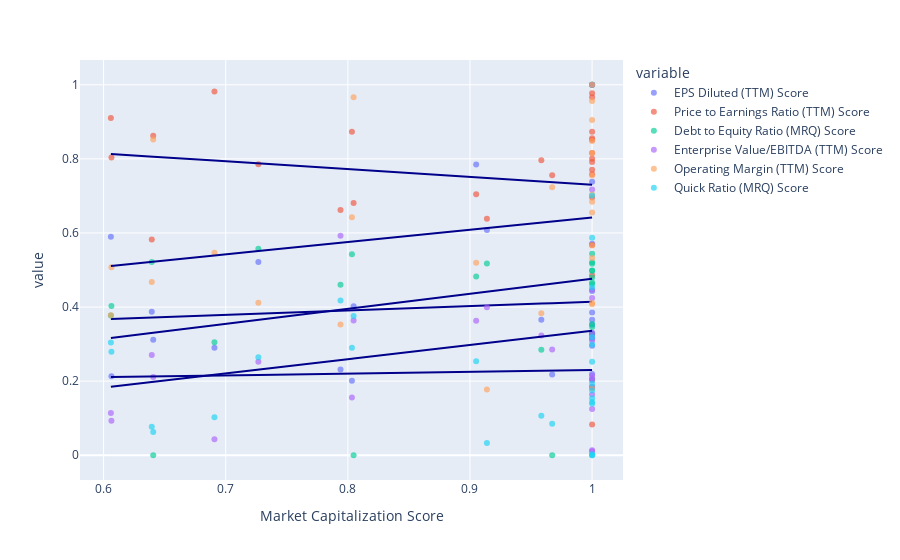

The notebook cell this image was saved under:
### Code cell
fig = px.scatter(
    top_50, x=target_y, y=predictors, opacity=0.65, trendline='ols',
    trendline_color_override='darkblue'
)

### Figure 1 — Plotly figure (JSON) as saved in the notebook; plotly's stock layout.template omitted (floating-point values rounded to 4 significant figures)
{"data": [{"hovertemplate": "variable=EPS Diluted (TTM) Score<br>Market Capitalization Score=%{x}<br>value=%{y}<extra></extra>", "legendgroup": "EPS Diluted (TTM) Score", "marker": {"color": "#636efa", "opacity": 0.65, "symbol": "circle"}, "mode": "markers", "name": "EPS Diluted (TTM) Score", "orientation": "v", "showlegend": true, "type": "scatter", "x": [1, 1, 1, 1, 1, 1, 1, 1, 1, 1, 1, 1, 1, 1, 0.9673, 0.9584, 0.9139, 0.9051, 0.8047, 0.8033, 0.794, 0.7267, 0.6908, 0.6406, 0.6395, 0.6064, 0.606], "xaxis": "x", "y": [0.3309, 0.4432, 0.366, 0.1851, 0.5706, 0.2195, 0.3525, 0.315, 0.7385, 0.3273, 0.1824, 0.3853, 0.2955, 1, 0.2182, 0.3654, 0.6078, 0.7846, 0.4022, 0.2013, 0.2314, 0.5216, 0.2901, 0.3119, 0.3875, 0.213, 0.5896], "yaxis": "y"}, {"hovertemplate": "<b>OLS trendline</b><br>value = 0.118748 * Market Capitalization Score + 0.295543<br>R<sup>2</sup>=0.007396<br><br>variable=EPS Diluted (TTM) Score<br>Market Capitalization Score=%{x}<br>value=%{y} <b>(trend)</b><extra></extra>", "legendgroup": "EPS Diluted (TTM) Score", "line": {"color": "darkblue"}, "marker": {"color": "#636efa", "symbol": "circle"}, "mode": "lines", "name": "EPS Diluted (TTM) Score", "showlegend": false, "type": "scatter", "x": [0.606, 0.6064, 0.6395, 0.6406, 0.6908, 0.7267, 0.794, 0.8033, 0.8047, 0.9051, 0.9139, 0.9584, 0.9673, 1, 1, 1, 1, 1, 1, 1, 1, 1, 1, 1, 1, 1, 1], "xaxis": "x", "y": [0.3675, 0.3676, 0.3715, 0.3716, 0.3776, 0.3818, 0.3898, 0.3909, 0.3911, 0.403, 0.4041, 0.4094, 0.4104, 0.4143, 0.4143, 0.4143, 0.4143, 0.4143, 0.4143, 0.4143, 0.4143, 0.4143, 0.4143, 0.4143, 0.4143, 0.4143, 0.4143], "yaxis": "y"}, {"hovertemplate": "variable=Price to Earnings Ratio (TTM) Score<br>Market Capitalization Score=%{x}<br>value=%{y}<extra></extra>", "legendgroup": "Price to Earnings Ratio (TTM) Score", "marker": {"color": "#EF553B", "opacity": 0.65, "symbol": "circle"}, "mode": "markers", "name": "Price to Earnings Ratio (TTM) Score", "orientation": "v", "showlegend": true, "type": "scatter", "x": [1, 1, 1, 1, 1, 1, 1, 1, 1, 1, 1, 1, 1, 1, 0.9673, 0.9584, 0.9139, 0.9051, 0.8047, 0.8033, 0.794, 0.7267, 0.6908, 0.6406, 0.6395, 0.6064, 0.606], "xaxis": "x", "y": [0.8002, 0.7581, 0.696, 0.08288, 0.966, 0.5672, 0.4861, 0.7913, 0.8554, 0.8732, 0.7704, 0.8507, 0.9772, 0.8158, 0.7559, 0.7962, 0.6386, 0.7047, 0.6812, 0.8731, 0.6618, 0.7857, 0.9817, 0.8623, 0.5824, 0.8036, 0.9105], "yaxis": "y"}, {"hovertemplate": "<b>OLS trendline</b><br>value = -0.211718 * Market Capitalization Score + 0.941544<br>R<sup>2</sup>=0.028939<br><br>variable=Price to Earnings Ratio (TTM) Score<br>Market Capitalization Score=%{x}<br>value=%{y} <b>(trend)</b><extra></extra>", "legendgroup": "Price to Earnings Ratio (TTM) Score", "line": {"color": "darkblue"}, "marker": {"color": "#EF553B", "symbol": "circle"}, "mode": "lines", "name": "Price to Earnings Ratio (TTM) Score", "showlegend": false, "type": "scatter", "x": [0.606, 0.6064, 0.6395, 0.6406, 0.6908, 0.7267, 0.794, 0.8033, 0.8047, 0.9051, 0.9139, 0.9584, 0.9673, 1, 1, 1, 1, 1, 1, 1, 1, 1, 1, 1, 1, 1, 1], "xaxis": "x", "y": [0.8132, 0.8132, 0.8062, 0.8059, 0.7953, 0.7877, 0.7734, 0.7715, 0.7712, 0.7499, 0.7481, 0.7386, 0.7367, 0.7298, 0.7298, 0.7298, 0.7298, 0.7298, 0.7298, 0.7298, 0.7298, 0.7298, 0.7298, 0.7298, 0.7298, 0.7298, 0.7298], "yaxis": "y"}, {"hovertemplate": "variable=Debt to Equity Ratio (MRQ) Score<br>Market Capitalization Score=%{x}<br>value=%{y}<extra></extra>", "legendgroup": "Debt to Equity Ratio (MRQ) Score", "marker": {"color": "#00cc96", "opacity": 0.65, "symbol": "circle"}, "mode": "markers", "name": "Debt to Equity Ratio (MRQ) Score", "orientation": "v", "showlegend": true, "type": "scatter", "x": [1, 1, 1, 1, 1, 1, 1, 1, 1, 1, 1, 1, 1, 1, 0.9673, 0.9584, 0.9139, 0.9051, 0.8047, 0.8033, 0.794, 0.7267, 0.6908, 0.6406, 0.6395, 0.6064, 0.606], "xaxis": "x", "y": [0.2042, 0.5167, 0.4983, 0.4989, 0.5439, 0.4614, 0.3544, 0.4662, 1, 0.48, 0.3462, 1, 0.5211, 0.3261, 0, 0.2847, 0.5174, 0.4823, 0, 0.5426, 0.4604, 0.5576, 0.3052, 0, 0.5213, 0.4026, 0.3769], "yaxis": "y"}, {"hovertemplate": "<b>OLS trendline</b><br>value = 0.406647 * Market Capitalization Score + 0.0698396<br>R<sup>2</sup>=0.065317<br><br>variable=Debt to Equity Ratio (MRQ) Score<br>Market Capitalization Score=%{x}<br>value=%{y} <b>(trend)</b><extra></extra>", "legendgroup": "Debt to Equity Ratio (MRQ) Score", "line": {"color": "darkblue"}, "marker": {"color": "#00cc96", "symbol": "circle"}, "mode": "lines", "name": "Debt to Equity Ratio (MRQ) Score", "showlegend": false, "type": "scatter", "x": [0.606, 0.6064, 0.6395, 0.6406, 0.6908, 0.7267, 0.794, 0.8033, 0.8047, 0.9051, 0.9139, 0.9584, 0.9673, 1, 1, 1, 1, 1, 1, 1, 1, 1, 1, 1, 1, 1, 1], "xaxis": "x", "y": [0.3163, 0.3164, 0.3299, 0.3304, 0.3507, 0.3654, 0.3927, 0.3965, 0.3971, 0.4379, 0.4415, 0.4596, 0.4632, 0.4765, 0.4765, 0.4765, 0.4765, 0.4765, 0.4765, 0.4765, 0.4765, 0.4765, 0.4765, 0.4765, 0.4765, 0.4765, 0.4765], "yaxis": "y"}, {"hovertemplate": "variable=Enterprise Value/EBITDA (TTM) Score<br>Market Capitalization Score=%{x}<br>value=%{y}<extra></extra>", "legendgroup": "Enterprise Value/EBITDA (TTM) Score", "marker": {"color": "#ab63fa", "opacity": 0.65, "symbol": "circle"}, "mode": "markers", "name": "Enterprise Value/EBITDA (TTM) Score", "orientation": "v", "showlegend": true, "type": "scatter", "x": [1, 1, 1, 1, 1, 1, 1, 1, 1, 1, 1, 1, 1, 1, 0.9673, 0.9584, 0.9139, 0.9051, 0.8047, 0.8033, 0.794, 0.7267, 0.6908, 0.6406, 0.6395, 0.6064, 0.606], "xaxis": "x", "y": [0.317, 0.3287, 0.4247, 1, 0.0108, 0.2068, 0.7171, 0.3092, 0.2016, 0.1638, 0.4467, 0.1245, 0.0133, 0.2149, 0.2852, 0.3232, 0.3992, 0.3631, 0.3635, 0.1557, 0.5926, 0.2523, 0.04349, 0.2112, 0.2703, 0.09307, 0.1137], "yaxis": "y"}, {"hovertemplate": "<b>OLS trendline</b><br>value = 0.383468 * Market Capitalization Score + -0.0473711<br>R<sup>2</sup>=0.067077<br><br>variable=Enterprise Value/EBITDA (TTM) Score<br>Market Capitalization Score=%{x}<br>value=%{y} <b>(trend)</b><extra></extra>", "legendgroup": "Enterprise Value/EBITDA (TTM) Score", "line": {"color": "darkblue"}, "marker": {"color": "#ab63fa", "symbol": "circle"}, "mode": "lines", "name": "Enterprise Value/EBITDA (TTM) Score", "showlegend": false, "type": "scatter", "x": [0.606, 0.6064, 0.6395, 0.6406, 0.6908, 0.7267, 0.794, 0.8033, 0.8047, 0.9051, 0.9139, 0.9584, 0.9673, 1, 1, 1, 1, 1, 1, 1, 1, 1, 1, 1, 1, 1, 1], "xaxis": "x", "y": [0.185, 0.1852, 0.1978, 0.1983, 0.2175, 0.2313, 0.2571, 0.2607, 0.2612, 0.2997, 0.3031, 0.3202, 0.3236, 0.3361, 0.3361, 0.3361, 0.3361, 0.3361, 0.3361, 0.3361, 0.3361, 0.3361, 0.3361, 0.3361, 0.3361, 0.3361, 0.3361], "yaxis": "y"}, {"hovertemplate": "variable=Operating Margin (TTM) Score<br>Market Capitalization Score=%{x}<br>value=%{y}<extra></extra>", "legendgroup": "Operating Margin (TTM) Score", "marker": {"color": "#FFA15A", "opacity": 0.65, "symbol": "circle"}, "mode": "markers", "name": "Operating Margin (TTM) Score", "orientation": "v", "showlegend": true, "type": "scatter", "x": [1, 1, 1, 1, 1, 1, 1, 1, 1, 1, 1, 1, 1, 1, 0.9673, 0.9584, 0.9139, 0.9051, 0.8047, 0.8033, 0.794, 0.7267, 0.6908, 0.6406, 0.6395, 0.6064, 0.606], "xaxis": "x", "y": [0.7037, 0.905, 1, 0.6552, 0.4075, 0.1811, 0.6842, 0.5322, 0.4111, 0.7553, 0.5658, 0.848, 0.8157, 0.9558, 0.7236, 0.383, 0.1777, 0.5195, 0.9665, 0.6421, 0.3526, 0.4119, 0.5468, 0.852, 0.4678, 0.5078, 0.378], "yaxis": "y"}, {"hovertemplate": "<b>OLS trendline</b><br>value = 0.33232 * Market Capitalization Score + 0.309472<br>R<sup>2</sup>=0.043728<br><br>variable=Operating Margin (TTM) Score<br>Market Capitalization Score=%{x}<br>value=%{y} <b>(trend)</b><extra></extra>", "legendgroup": "Operating Margin (TTM) Score", "line": {"color": "darkblue"}, "marker": {"color": "#FFA15A", "symbol": "circle"}, "mode": "lines", "name": "Operating Margin (TTM) Score", "showlegend": false, "type": "scatter", "x": [0.606, 0.6064, 0.6395, 0.6406, 0.6908, 0.7267, 0.794, 0.8033, 0.8047, 0.9051, 0.9139, 0.9584, 0.9673, 1, 1, 1, 1, 1, 1, 1, 1, 1, 1, 1, 1, 1, 1], "xaxis": "x", "y": [0.5108, 0.511, 0.522, 0.5224, 0.539, 0.551, 0.5733, 0.5764, 0.5769, 0.6102, 0.6132, 0.628, 0.6309, 0.6418, 0.6418, 0.6418, 0.6418, 0.6418, 0.6418, 0.6418, 0.6418, 0.6418, 0.6418, 0.6418, 0.6418, 0.6418, 0.6418], "yaxis": "y"}, {"hovertemplate": "variable=Quick Ratio (MRQ) Score<br>Market Capitalization Score=%{x}<br>value=%{y}<extra></extra>", "legendgroup": "Quick Ratio (MRQ) Score", "marker": {"color": "#19d3f3", "opacity": 0.65, "symbol": "circle"}, "mode": "markers", "name": "Quick Ratio (MRQ) Score", "orientation": "v", "showlegend": true, "type": "scatter", "x": [1, 1, 1, 1, 1, 1, 1, 1, 1, 1, 1, 1, 1, 1, 0.9673, 0.9584, 0.9139, 0.9051, 0.8047, 0.8033, 0.794, 0.7267, 0.6908, 0.6406, 0.6395, 0.6064, 0.606], "xaxis": "x", "y": [0.1437, 0.4527, 0.3184, 0.7014, 0.1933, 0, 0.154, 0.002899, 0, 0.2523, 0.1749, 0.139, 0.2991, 0.5872, 0.08493, 0.1068, 0.03281, 0.254, 0.3759, 0.2904, 0.4179, 0.2643, 0.1024, 0.06256, 0.07692, 0.279, 0.3042], "yaxis": "y"}, {"hovertemplate": "<b>OLS trendline</b><br>value = 0.0489606 * Market Capitalization Score + 0.181235<br>R<sup>2</sup>=0.001654<br><br>variable=Quick Ratio (MRQ) Score<br>Market Capitalization Score=%{x}<br>value=%{y} <b>(trend)</b><extra></extra>", "legendgroup": "Quick Ratio (MRQ) Score", "line": {"color": "darkblue"}, "marker": {"color": "#19d3f3", "symbol": "circle"}, "mode": "lines", "name": "Quick Ratio (MRQ) Score", "showlegend": false, "type": "scatter", "x": [0.606, 0.6064, 0.6395, 0.6406, 0.6908, 0.7267, 0.794, 0.8033, 0.8047, 0.9051, 0.9139, 0.9584, 0.9673, 1, 1, 1, 1, 1, 1, 1, 1, 1, 1, 1, 1, 1, 1], "xaxis": "x", "y": [0.2109, 0.2109, 0.2125, 0.2126, 0.2151, 0.2168, 0.2201, 0.2206, 0.2206, 0.2255, 0.226, 0.2282, 0.2286, 0.2302, 0.2302, 0.2302, 0.2302, 0.2302, 0.2302, 0.2302, 0.2302, 0.2302, 0.2302, 0.2302, 0.2302, 0.2302, 0.2302], "yaxis": "y"}], "layout": {"legend": {"title": {"text": "variable"}, "tracegroupgap": 0}, "margin": {"t": 60}, "xaxis": {"anchor": "y", "domain": [0, 1], "title": {"text": "Market Capitalization Score"}}, "yaxis": {"anchor": "x", "domain": [0, 1], "title": {"text": "value"}}}}
